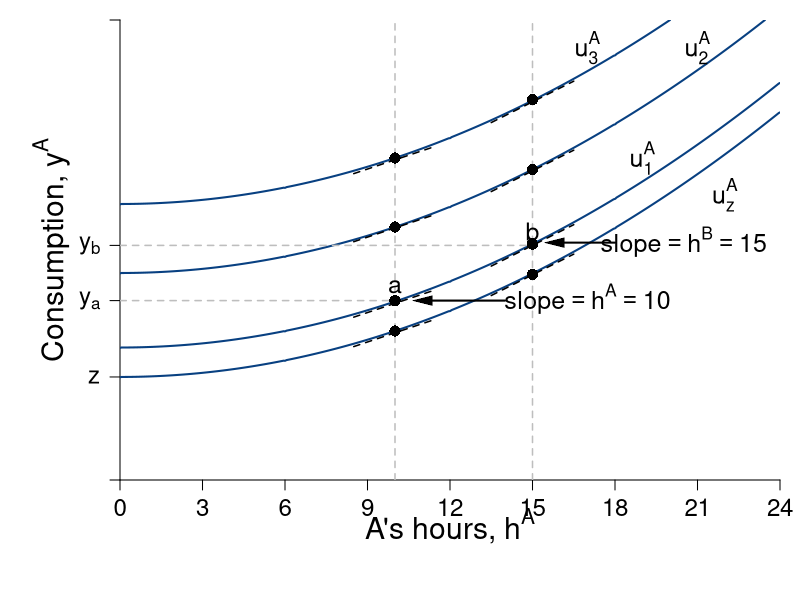

This figure's R source:
require(shape)
pdf(file = "coordination_failures/coord_indiff_contour.pdf", width = 9, height = 7)

#Set parameters for graphics
pointsize <- 1.8
axislabelsize <- 1.8
labelsize <- 1.5
namesize <- 1.8
annotatesize <- 1.5
graphlinewidth <- 2
segmentlinewidth <- 1.5

COL <- c("#7fc97f", "#beaed4", "#fdc086", "#ffff99", "#386cb0", "#f0027f", "#bf5b17", "#666666")
COLA <- c("#99d8c9","#66c2a4","#41ae76", "#238b45", "#005824")
COLB <- c("#4eb3d3", "#2b8cbe", "#0868ac","#084081")

par(mar =  c(6, 6, 1, 1))

indiffA <- function(ea, uA = 46.08) {
  uA + (1/2)*(ea)^2
}

uA <- function(ea, ya = output) {
  ya - 0.5*(ea)^2
}

mrsA <- function(ea){
  ea
}

slopeline <- function(ea, yint = 0.5, slope = 2){
  yint + slope*ea
}

output <- function(ea, eb = 12, alpha = 30, beta = 1/2){
  (alpha - beta*(ea+eb))*ea
}

xlims <- c(0, 24)
ylims <- c(0, 500)

npts <- 501 
x <- seq(xlims[1], xlims[2], length.out = npts)
y <- seq(ylims[1], ylims[2], length.out = npts) 

a <- c(112, uA(ea = 12, output(ea = 12, eb = 12)), uA(ea = 15, output(ea = 15, eb = 0)), 300)

plot(0, 0, xlim = xlims, ylim = ylims, type = "n",
     xlab = expression(paste("")),
     ylab = expression(paste("")), 
     xaxt = "n", 
     yaxt = "n", 
     cex.lab = axislabelsize, 
     bty = "n",
     xaxs="i", 
     yaxs="i")

# ticksy <- seq(from = 0, to = ylims[2], by = 2)
# ylabels <- seq(from = 0, to = ylims[2], by = 2)
ticksx <- seq(from = 0, to = xlims[2], by = 3)
xlabels <- seq(from = 0, to = xlims[2], by = 3)
#ticksy <- c(0, 1, 10, 12, 28, 30, 46.08, 70)
ticksy <- c(ylims[1], 112, 195, 255, ylims[2])
ylabels <- c(NA, expression(z), expression(paste(y[a])), expression(paste(y[b])), NA)
# ticksy <- c(ylims[1], 100, uA(ea = 12, output(ea = 12, eb = 12)), uA(ea = 15, output(ea = 15, eb = 0)), 300, ylims[2])
# ylabels <- c(NA, expression(z),  expression(paste(a)),expression(paste(b)), expression(paste()), NA)
# ticksx <- c(0, 6.9, 12, 9.6, 16, 24, 26)
# xlabels <- c(NA, expression(paste(e^A,"*")), expression(paste(1/2*beta)), expression(paste(e^{AN})), expression(paste(alpha)), expression(paste(1/beta)), NA)

axis(1, at = ticksx, pos = 0, labels = xlabels, cex.axis = labelsize - 0.05)
axis(2, at = ticksy, pos = 0, labels = ylabels, las = 1, cex.axis= labelsize - 0.05)

npts <- 500 
xx1 <- seq(xlims[1], xlims[2], length.out = npts)

contour(x, y,
        outer(x, y, uA),
        drawlabels = FALSE,
        col = COLB[4],
        lwd = graphlinewidth,
        levels = a,
        xaxs="i",
        yaxs="i",
        add = TRUE)



# lines(xx1, indiffA(xx1, uA = 1), col = COLA[4], lwd = graphlinewidth)
# lines(xx1, indiffA(xx1, uA = 10), col = COLA[4], lwd = graphlinewidth)
# lines(xx1, indiffA(xx1, uA = 30), col = COLA[4], lwd = graphlinewidth)
# lines(xx1, indiffA(xx1, uA = 46.08), col = COLA[4], lwd = graphlinewidth)

# lines(xx1, brfB(xx1, alpha = 16, beta = 1/24), col = COLB[4], lwd = graphlinewidth)
# lines(xx1, brfPEA(xx1, alpha = 16, beta = 1/24), col = COLA[4], lwd = graphlinewidth)
# lines(xx1, brfPEB(xx1, alpha = 16, beta = 1/24), col = COLB[4], lwd = graphlinewidth)

# contour(x, y, 
#         outer(x, y, uA),
#         #labels = c("v1", "v2", "v3"),
#         drawlabels = FALSE,
#         col = COLA[3],
#         #xlab = expression(paste("A's Apples, ", x)),
#         #ylab = expression(paste("A's Oranges, ", y)),
#         #cex.lab = axislabelsize,
#         lwd = graphlinewidth,
#         levels = a, 
#         xaxs="i", 
#         yaxs="i", 
#         add = TRUE)


segments(10, 0, 10, ylims[2], lty = 2, col = "gray" , lwd = segmentlinewidth)
segments(15, 0, 15, ylims[2], lty = 2, col = "gray" , lwd = segmentlinewidth)
segments(0, 195, 10, 195, ylims[2], lty = 2, col = "gray" , lwd = segmentlinewidth)
segments(0, 255, 15, 255, ylims[2], lty = 2, col = "gray" , lwd = segmentlinewidth)


#mtext(expression(paste("A's hours, ", h^A)), side=1, line = 3.2, cex = axislabelsize)
text(0.5*xlims[2], -50, expression(paste("A's hours, ", h^A)), xpd = TRUE, cex = axislabelsize)
text(-2.5, 0.5*ylims[2], expression(paste("Consumption, ", y^A)), xpd = TRUE, cex = axislabelsize, srt = 90)
#
text(17, 197, expression(paste("slope", phantom()==h^A, phantom() == 10)), cex = annotatesize)
Arrows(14, 195, 11, 195, col = "black", lty = 1, lwd = 2, arr.type = "triangle", arr.lwd = 0.5)
#
text(20.5, 259, expression(paste("slope", phantom()==h^B, phantom() == 15)), cex = annotatesize)
Arrows(18, 258, 15.8, 258, col = "black", lty = 1, lwd = 2, arr.type = "triangle", arr.lwd = 0.5)

#Label the iso-welfare functions for the HG, Aisha
text(22, 310, expression(u[z]^A), cex = annotatesize)
text(19, 350, expression(u[1]^A), cex = annotatesize)
text(21, 470, expression(u[2]^A), cex = annotatesize)
text(17, 470, expression(u[3]^A), cex = annotatesize)

text(10, 210, expression(a), cex = annotatesize)
text(15, 270, expression(b), cex = annotatesize)



lowint <- c(248, 174, 92)

slopex1 <- seq(8.5,11.5,length.out = 200)
lines(slopex1, slopeline(slopex1, yint = 60, slope = mrsA(ea = 10)), col = "black", lty = 2, lwd = segmentlinewidth)
lines(slopex1, slopeline(slopex1, yint = lowint[1], slope = mrsA(ea = 10)), col = "black", lty = 2, lwd = segmentlinewidth)
lines(slopex1, slopeline(slopex1, yint = lowint[2], slope = mrsA(ea = 10)), col = "black", lty = 2, lwd = segmentlinewidth)
lines(slopex1, slopeline(slopex1, yint = lowint[3], slope = mrsA(ea = 10)), col = "black", lty = 2, lwd = segmentlinewidth)

highint <- c(186, 111, 30)
slopex2 <- seq(13.5,16.5,length.out = 200)
lines(slopex2, slopeline(slopex2, yint = -2, slope = mrsA(ea = 15)), col = "black", lty = 2, lwd = segmentlinewidth)
lines(slopex2, slopeline(slopex2, yint = highint[1], slope = mrsA(ea = 15)), col = "black", lty = 2, lwd = segmentlinewidth)
lines(slopex2, slopeline(slopex2, yint = highint[2], slope = mrsA(ea = 15)), col = "black", lty = 2, lwd = segmentlinewidth)
lines(slopex2, slopeline(slopex2, yint = highint[3], slope = mrsA(ea = 15)), col = "black", lty = 2, lwd = segmentlinewidth)


firstpointsx <- c(10, 10, 10, 10)
firstpointsy <- c(indiffA(ea = firstpointsx[1], uA = 300), indiffA(ea = firstpointsx[2], uA = 225), indiffA(ea = firstpointsx[3], uA = 145), indiffA(ea = firstpointsx[4], uA = 112))
points(firstpointsx, firstpointsy, pch = 16, col = "black", cex = 1.5)

secondpointsx <- c(15, 15, 15, 15)
secondpointsy <- c(indiffA(ea = 15, uA = 301), indiffA(ea = 15, uA = 225), indiffA(ea = 15, uA = 144), indiffA(ea = 15, uA = 111))
points(secondpointsx, secondpointsy, pch = 16, col = "black", cex = 1.5)




dev.off()
